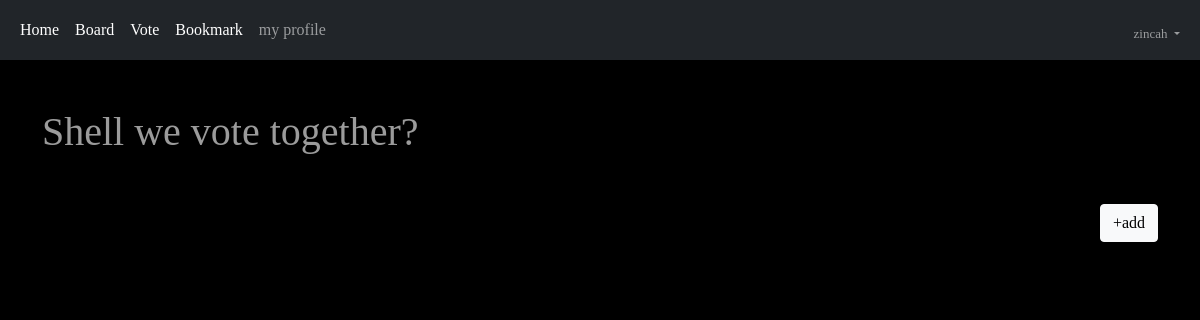
Page /vote/ (signed in) on the earlier database version.
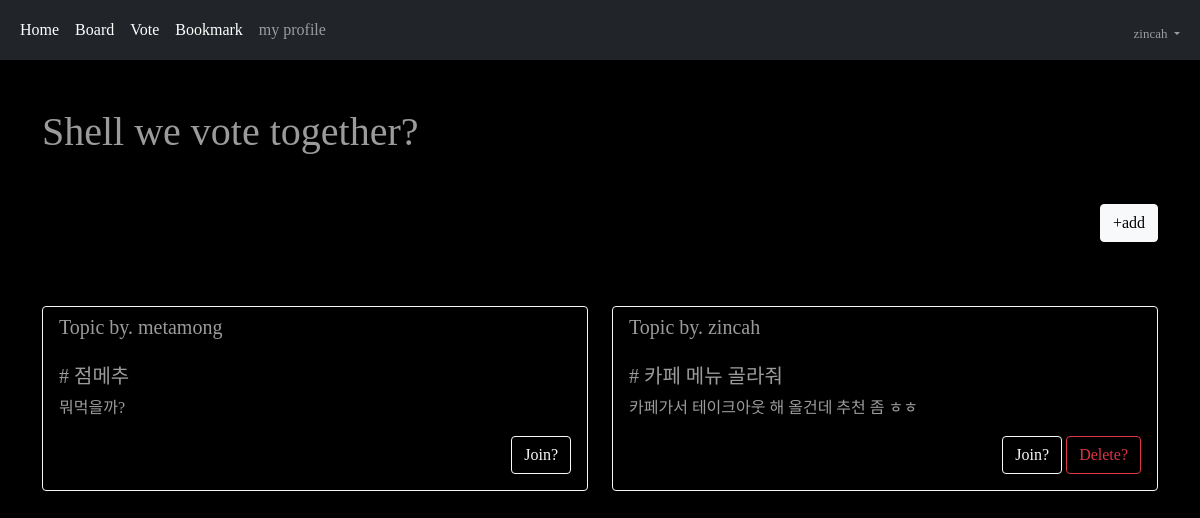
Same page on the later database version.
### vote/models.py (models this page shows, shortened)
class Topic(models.Model):
    subject = models.CharField(max_length=100)
    writer = models.CharField(max_length=100)
    voter = models.ManyToManyField(User, blank=True)
    content = models.TextField()
    cDate = models.DateTimeField()
    def summary(self):
        if len(self.content) > 30:
            return self.content[:30] + "..."
        return self.content

### vote/views.py (the view)
# urls.py: path('', views.index, name="index"),
def index(request):
    t = Topic.objects.all()
    t = t.order_by('-cDate')
    context = {
        "topic" : t
    }
    return render(request, "vote/index.html", context)

### template/vote/index.html
{% extends 'base.html' %}
{% block auth %}
<body style="color:rgba(245, 245, 245, 0.631)">
    <div class="container my-5">
        <div class="my-5">
            <h1>Shell we vote together?</h1>
        </div>
        <div class="text-end mb-5">
            <a href="{% url 'vote:create' %}"><button class="btn btn-light">+add</button></a>
        </div>
    <div class="row">
        {% for i in topic %}
        <div class="col-lg-6 my-3">
            <div class="card" style="background-color: rgba(0, 0, 0, 0); border-width: 1px; border-color: whitesmoke;">
                <h5 class="card-header">Topic by. {{ i.writer }}</h5>
                <div class="card-body">
                <h5 class="card-title"># {{ i.subject }}</h5>
                <p class="card-text">{{ i.summary }}</p>
                <div class="text-end">
                    <a href="{% url 'vote:detail' i.id %}" class="btn btn-outline-light">Join?</a>
                    {% if user.username == i.writer %}<a href="{% url 'vote:delete' i.id %}" class="btn btn-outline-danger">Delete?</a>{% endif %}
                </div>
                </div>
            </div>
        </div>
        {% endfor %}
    </div>
    </div>
</body>
{% endblock %}

Differences in the rows shown:
added Topic: writer "metamong", subject "점메추", summary "뭐먹을까?"
added Topic: writer "zincah", subject "카페 메뉴 골라줘", summary "카페가서 테이크아웃 해 올건데 추천 좀 ㅎㅎ", shows "Delete?"
